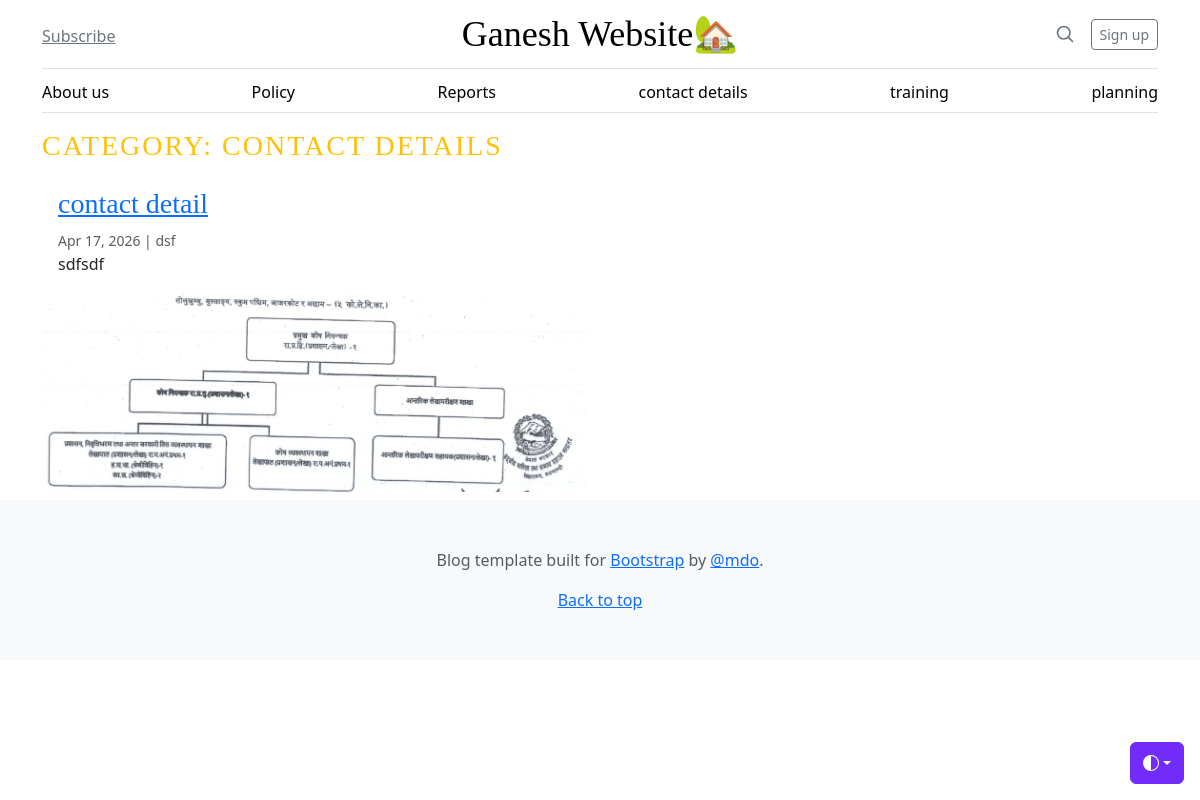
The app's page /category/4/ with its own data.
### blog/models.py (models this page shows, shortened)
class Category(models.Model):
    title = models.CharField(max_length=100)
    name = models.CharField(max_length=100)
    created_at = models.DateTimeField(auto_now_add=True)
    updated_at = models.DateTimeField(auto_now=True)

class Blog(models.Model):
    title = models.CharField(max_length=200, null=True, blank=True)
    slug = models.SlugField(unique=True)
    category = models.ForeignKey(Category, on_delete=models.CASCADE)
    author = models.CharField(max_length=100)
    featured_image = models.ImageField(upload_to='blog_images/', null=True, blank=True)
    short_description = models.CharField(max_length=255)
    blog_body = models.TextField()
    status = models.IntegerField(choices=STATUS_CHOICES, default=0)
    featured_post = models.BooleanField(default=False, null=True, blank=True)
    created_at = models.DateTimeField(auto_now_add=True)
    updated_at = models.DateTimeField(auto_now=True)

### blog/views.py (the view)
# urls.py: path('<int:category_id>/', views.post_by_category,
def post_by_category(request, category_id):
    posts = Blog.objects.filter(category_id=category_id, status=1)
    category = get_object_or_404(Category, id=category_id)
    context = {
        'posts': posts,
        'category': category,
    }
    return render(request, 'post_by_category.html', context)

### blog/context_processor.py (called while the page is built)
def get_categories(request):
    categories = Category.objects.all()
    return dict(categories=categories)

### templates/post_by_category.html (shortened to what this page needs)
{% extends "base.html" %} {% block content %}
<div class="container">
  <h3 class="text-uppercase text-warning" style="letter-spacing: 2px">
    Category: {{ category.name }}
  </h3>
  <div class="row mb-2">
    {% if posts %} {% for post in posts %}
    <div class="col-md-6">
      <div class="card border-0">
        <div class="card-body">
          <h3><a href="#"> {{ post.title }} </a></h3>
          <small class="mb-1 text-muted"
            >{{ post.created_at|date:"M d, Y" }} | {{ post.author }}</small
          >
          <p class="card-text">
            {{ post.short_description | truncatewords:10 }}
          </p>
        </div>
        <img
          src="{{ post.featured_image.url }}"
          class="card-img-bottom"
          alt="{{ post.title }}"
          style="height: 200px; object-fit: cover;">
      </div>
    </div>
    {% endfor %} {% else %}
    <div class="col-12">
      <div class="alert alert-info text-center" role="alert">
        No posts found in this category.
      </div>
    </div>
    {% endif %}
  </div>
</div>
{% endblock %}

### templates/base.html (shortened to what this page needs)
{% load static %}
<!doctype html>
<html lang="en" data-bs-theme="auto">
  <head>
    <link href="{% static 'css/bootstrap.min.css' %}" rel="stylesheet" />
    <link href="blog.css" rel="stylesheet" />
  </head>
  <body>
    <div
      class="dropdown position-fixed bottom-0 end-0 mb-3 me-3 bd-mode-toggle"
    >
      <button
        class="btn btn-bd-primary py-2 dropdown-toggle d-flex align-items-center"
        id="bd-theme"
        type="button"
        aria-expanded="false"
        data-bs-toggle="dropdown"
        aria-label="Toggle theme (auto)"
      >
        <svg class="bi my-1 theme-icon-active" aria-hidden="true">
          <use href="#circle-half"></use>
        </svg>
      </button>
    </div>
    <div class="container">
      <header class="border-bottom lh-1 py-3">
        <div class="row flex-nowrap justify-content-between align-items-center">
          <div class="col-4 pt-1">
            <a class="link-secondary" href="#">Subscribe</a>
          </div>
          <div class="col-4 text-center">
            <a
              class="blog-header-logo text-body-emphasis text-decoration-none"
              href="{% url 'home' %}"
              >Ganesh Website🏡</a
            >
          </div>
          <div class="col-4 d-flex justify-content-end align-items-center">
            <a class="link-secondary" href="#" aria-label="Search">
              <svg
                xmlns="http://www.w3.org/2000/svg"
                width="20"
                height="20"
                fill="none"
                stroke="currentColor"
                stroke-linecap="round"
                stroke-linejoin="round"
                stroke-width="2"
                class="mx-3"
                role="img"
                viewBox="0 0 24 24"
              >
                <title>Search</title>
                <circle cx="10.5" cy="10.5" r="7.5"></circle>
                <path d="M21 21l-5.2-5.2"></path>
              </svg>
            </a>
            <a class="btn btn-sm btn-outline-secondary" href="#">Sign up</a>
          </div>
        </div>
      </header>
      <div class="nav-scroller py-1 mb-3 border-bottom">
        <nav class="nav nav-underline justify-content-between">
          {% for category in categories %}
          <a class="nav-item nav-link link-body-emphasis" href="{% url 'post_by_category' category.id %}"
            >{{ category.name }}</a
          >
          {% endfor %}
        </nav>
      </div>
    </div>
    {% block content %} {% endblock %}
    <footer class="py-5 text-center text-body-secondary bg-body-tertiary">
      <p>
        Blog template built for
        <a href="https://getbootstrap.com/">Bootstrap</a> by
        <a href="https://x.com/mdo">@mdo</a>.
      </p>
      <p class="mb-0"><a href="#">Back to top</a></p>
    </footer>
  </body>
</html>

### static/css/blog.css (style rules this page uses)
.blog-header-logo { font-family: "Playfair Display", Georgia, "Times New Roman", serif; font-size: 2.25rem; }
h1, h2, h3, h4, h5, h6 { font-family: "Playfair Display", Georgia, "Times New Roman", serif; }

### templates/base.html (style rules this page uses)
.bi { vertical-align: -0.125em; fill: currentColor; }
.nav-scroller { position: relative; z-index: 2; height: 2.75rem; overflow-y: hidden; }
.nav-scroller .nav { display: flex; flex-wrap: nowrap; padding-bottom: 1rem; margin-top: -1px; overflow-x: auto; text-align: center; white-space: nowrap; -webkit-overflow-scrolling: touch; }
.btn-bd-primary { --bd-violet-bg: #712cf9; --bd-violet-rgb: 112.520718, 44.062154, 249.437846; --bs-btn-font-weight: 600; --bs-btn-color: var(--bs-white); --bs-btn-bg: var(--bd-violet-bg); --bs-btn-border-color: var(--bd-violet-bg); --bs-btn-hover-color: var(--bs-white); --bs-btn-hover-bg: #6528e0; --bs-btn-hover-border-color: #6528e0; --bs-btn-focus-shadow-rgb: var(--bd-violet-rgb); --bs-btn-active-color: var(--bs-btn-hover-color); --bs-btn-active-bg: #5a23c8; --bs-btn-active-border-color: #5a23c8; }
.bd-mode-toggle { z-index: 1500; }
.bd-mode-toggle .bi { width: 1em; height: 1em; }

### records on screen
Category: name "About us"
Category: name "Policy"
Category: name "Reports"
Category: name "contact details", name "CONTACT DETAILS"
Category: name "training"
Category: name "planning"
Blog: title "contact detail", created_at "Apr 17, 2026", author "dsf", short_description "sdfsdf", featured_image (picture)
